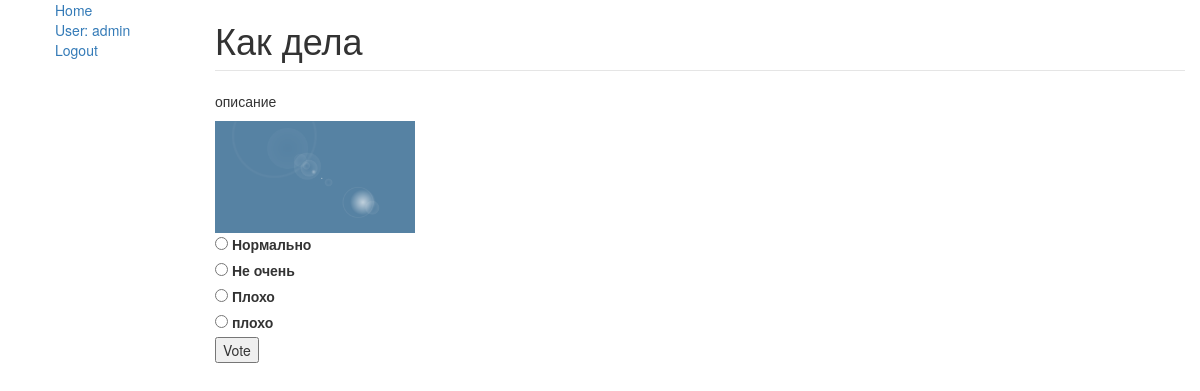
Screenshot of /polls/1/ (signed in) with the database file from the repository.
### polls/models.py (models this page shows, shortened)
class AdvUser(AbstractUser):
    avatar = models.ImageField(upload_to='polls/media/avatars', blank=False)

class Question(models.Model):
    question_text = models.CharField(max_length=200)
    pub_date = models.DateTimeField('date published')
    question_votes = models.IntegerField(default=0)
    short_description = models.CharField(max_length=400)
    description = models.CharField(max_length=3000)
    image = models.ImageField(upload_to='media/questions', blank=True)
    @property
    def was_published_recently(self):
        return self.pub_date >= timezone.now() - datetime.timedelta(days=1)

class Choice(models.Model):
    question = models.ForeignKey(Question, on_delete=models.CASCADE)
    choice_text = models.CharField(max_length=200)
    votes = models.IntegerField(default=0)

### polls/views.py (the view)
# urls.py: path('<int:pk>/', views.DetailView.as_view(), name='detail'),
class DetailView(generic.DetailView):
    model = Question
    template_name = 'polls/detail.html'
    def get_object(self, queryset=None):
        question = super(DetailView, self).get_object(queryset)
        if question.was_published_recently or self.request.user.is_staff:
            return question
        else:
            raise PermissionDenied()

### polls/templates/polls/detail.html (shortened to what this page needs)
{% extends "polls/base_generic.html" %}
{% block content %}
<form action="{% url 'polls:vote' question.id %}" method="post">
    <fieldset>
        <legend>
            <h1>{{question.question_text}}</h1>
        </legend>
        <p>{{question.description}}</p>
        {%if question.image%}
        <img style="width: 200px"  src="/polls{{ question.image.url }}">
        <br>
        {%endif%}
        {% for choice in question.choice_set.all %}
        <input type="radio" name="choice" id="choice{{forloop.counter}}" value="{{choice.id}}">
        <label for="choice{{forloop.counter}}">{{choice.choice_text}}</label><br>
        {% endfor %}
    </fieldset>
    <input type="submit" value="Vote">
</form>
{% endblock %}

### polls/templates/polls/base_generic.html (shortened to what this page needs)
<!DOCTYPE html>
<html lang="en">
<head>
    <link rel="stylesheet" href="https://maxcdn.bootstrapcdn.com/bootstrap/3.3.7/css/bootstrap.min.css">
</head>
<body>
<div class="container-fluid">
    <div class="row">
        <div class="col-sm-2">
            {% block sidebar %}
            <ul class="sidebar-nav">
                <li style="list-style-type: none;"><a href="{% url 'polls:index' %}">Home</a></li>
                {% if user.is_authenticated %}
                <li style="list-style-type: none;"><a href="{% url 'polls:profile' request.user.id %}">User: {{ user.get_username }}</a></li>
                <li style="list-style-type: none;"><a href="{% url 'logout'%}?next={{request.path}}">Logout</a></li>
                {% else %}
                <li style="list-style-type: none;"><a href="{% url 'login'%}?next={{request.path}}">Login</a></li>
                <li style="list-style-type: none;"><a href="{% url 'polls:signup'%}?next={{request.path}}">Sign Up</a>
                </li>
                {% endif %}
            </ul>
            {% endblock %}
        </div>
        <div class="col-sm-10 ">
            {% block content %}{% endblock %}
        </div>
    </div>
</div>
</body>
</html>

### rows the page displays
AdvUser: get_username "admin"
Question: question_text "Как дела", description "описание", image (placeholder picture)
Choice: choice_text "Нормально"
Choice: choice_text "Не очень"
Choice: choice_text "Плохо"
Choice: choice_text "плохо"
